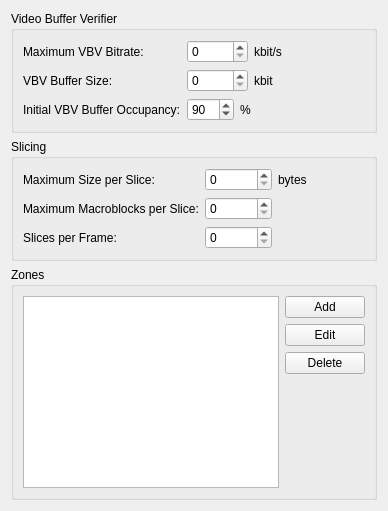
     <widget class="QWidget" name="tabAdvanced1">
      <attribute name="title">
       <string>Advanced 1</string>
      </attribute>
      <layout class="QVBoxLayout">
       <item>
        <widget class="QGroupBox" name="groupBox">
         <property name="sizePolicy">
          <sizepolicy hsizetype="Preferred" vsizetype="Preferred">
           <horstretch>0</horstretch>
           <verstretch>0</verstretch>
          </sizepolicy>
         </property>
         <property name="title">
          <string>Video Buffer Verifier</string>
         </property>
         <layout class="QVBoxLayout">
          <item>
           <layout class="QGridLayout">
            <item row="0" column="0">
             <widget class="QLabel" name="label_9">
              <property name="text">
               <string>Maximum VBV Bitrate:</string>
              </property>
             </widget>
            </item>
            <item row="2" column="0">
             <widget class="QLabel" name="label_14">
              <property name="text">
               <string>Initial VBV Buffer Occupancy:</string>
              </property>
             </widget>
            </item>
            <item row="1" column="1">
             <layout class="QHBoxLayout">
              <item>
               <widget class="QSpinBox" name="vbvBufferSizeSpinBox">
                <property name="maximum">
                 <number>99999</number>
                </property>
               </widget>
              </item>
              <item>
               <widget class="QLabel" name="label_12">
                <property name="text">
                 <string>kbit</string>
                </property>
               </widget>
              </item>
              <item>
               <spacer name="spacer_55">
                <property name="orientation">
                 <enum>Qt::Horizontal</enum>
                </property>
                <property name="sizeHint" stdset="0">
                 <size>
                  <width>0</width>
                  <height>0</height>
                 </size>
                </property>
               </spacer>
              </item>
             </layout>
            </item>
            <item row="2" column="1">
             <layout class="QHBoxLayout">
              <item>
               <widget class="QSpinBox" name="vbvBufferOccupancySpinBox">
                <property name="maximum">
                 <number>100</number>
                </property>
                <property name="value">
                 <number>90</number>
                </property>
               </widget>
              </item>
              <item>
               <widget class="QLabel" name="label_13">
                <property name="text">
                 <string>%</string>
                </property>
               </widget>
              </item>
              <item>
               <spacer name="spacer_58">
                <property name="orientation">
                 <enum>Qt::Horizontal</enum>
                </property>
                <property name="sizeHint" stdset="0">
                 <size>
                  <width>0</width>
                  <height>0</height>
                 </size>
                </property>
               </spacer>
              </item>
             </layout>
            </item>
            <item row="0" column="1">
             <layout class="QHBoxLayout">
              <item>
               <widget class="QSpinBox" name="vbvMaxBitrateSpinBox">
                <property name="maximum">
                 <number>99999</number>
                </property>
               </widget>
              </item>
              <item>
               <widget class="QLabel" name="label_10">
                <property name="text">
                 <string>kbit/s</string>
                </property>
               </widget>
              </item>
              <item>
               <spacer name="spacer_56">
                <property name="orientation">
                 <enum>Qt::Horizontal</enum>
                </property>
                <property name="sizeHint" stdset="0">
                 <size>
                  <width>0</width>
                  <height>0</height>
                 </size>
                </property>
               </spacer>
              </item>
             </layout>
            </item>
            <item row="1" column="0">
             <widget class="QLabel" name="label_11">
              <property name="text">
               <string>VBV Buffer Size:</string>
              </property>
             </widget>
            </item>
           </layout>
          </item>
         </layout>
        </widget>
       </item>
       <item>
        <widget class="QGroupBox" name="slicingGroupBox">
         <property name="title">
          <string>Slicing</string>
         </property>
         <layout class="QGridLayout">
          <item row="2" column="0">
           <widget class="QLabel" name="label_25">
            <property name="text">
             <string>Slices per Frame:</string>
            </property>
           </widget>
          </item>
          <item row="0" column="0">
           <widget class="QLabel" name="label_23">
            <property name="text">
             <string>Maximum Size per Slice:</string>
            </property>
           </widget>
          </item>
          <item row="0" column="1" colspan="2">
           <layout class="QHBoxLayout">
            <item>
             <widget class="QSpinBox" name="maxSliceSizeSpinBox">
              <property name="maximum">
               <number>2147483647</number>
              </property>
             </widget>
            </item>
            <item>
             <widget class="QLabel" name="label_32">
              <property name="text">
               <string>bytes</string>
              </property>
             </widget>
            </item>
            <item>
             <spacer name="spacer_54">
              <property name="orientation">
               <enum>Qt::Horizontal</enum>
              </property>
              <property name="sizeHint" stdset="0">
               <size>
                <width>0</width>
                <height>0</height>
               </size>
              </property>
             </spacer>
            </item>
           </layout>
          </item>
          <item row="1" column="0">
           <widget class="QLabel" name="label_24">
            <property name="text">
             <string>Maximum Macroblocks per Slice:</string>
            </property>
           </widget>
          </item>
          <item row="1" column="1">
           <layout class="QHBoxLayout">
            <item>
             <widget class="QSpinBox" name="maxSliceMbSpinBox">
              <property name="maximum">
               <number>2147483647</number>
              </property>
             </widget>
            </item>
            <item>
             <spacer name="spacer_57">
              <property name="orientation">
               <enum>Qt::Horizontal</enum>
              </property>
              <property name="sizeHint" stdset="0">
               <size>
                <width>0</width>
                <height>0</height>
               </size>
              </property>
             </spacer>
            </item>
           </layout>
          </item>
          <item row="2" column="1">
           <layout class="QHBoxLayout">
            <item>
             <widget class="QSpinBox" name="slicesPerFrameSpinBox">
              <property name="maximum">
               <number>2147483647</number>
              </property>
             </widget>
            </item>
            <item>
             <spacer name="spacer_53">
              <property name="orientation">
               <enum>Qt::Horizontal</enum>
              </property>
              <property name="sizeHint" stdset="0">
               <size>
                <width>0</width>
                <height>0</height>
               </size>
              </property>
             </spacer>
            </item>
           </layout>
          </item>
         </layout>
        </widget>
       </item>
       <item>
        <widget class="QGroupBox" name="groupBox_21">
         <property name="title">
          <string>Zones</string>
         </property>
         <layout class="QVBoxLayout">
          <item>
           <layout class="QHBoxLayout" name="_12">
            <item>
             <widget class="QTableView" name="zoneTableView">
              <property name="selectionMode">
               <enum>QAbstractItemView::SingleSelection</enum>
              </property>
              <property name="selectionBehavior">
               <enum>QAbstractItemView::SelectRows</enum>
              </property>
             </widget>
            </item>
            <item>
             <layout class="QVBoxLayout" name="_13">
              <item>
               <widget class="QPushButton" name="zoneAddButton">
                <property name="text">
                 <string>Add</string>
                </property>
               </widget>
              </item>
              <item>
               <widget class="QPushButton" name="zoneEditButton">
                <property name="text">
                 <string>Edit</string>
                </property>
               </widget>
              </item>
              <item>
               <widget class="QPushButton" name="zoneDeleteButton">
                <property name="text">
                 <string>Delete</string>
                </property>
               </widget>
              </item>
              <item>
               <spacer name="spacer_59">
                <property name="orientation">
                 <enum>Qt::Vertical</enum>
                </property>
                <property name="sizeHint" stdset="0">
                 <size>
                  <width>0</width>
                  <height>0</height>
                 </size>
                </property>
               </spacer>
              </item>
             </layout>
            </item>
           </layout>
          </item>
         </layout>
        </widget>
       </item>
      </layout>
     </widget>
